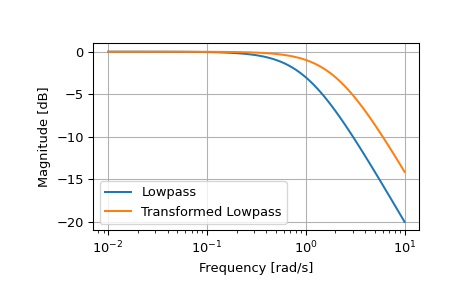

Recreate this plot in Python.
from scipy import signal
import matplotlib.pyplot as plt

lp = signal.lti([1.0], [1.0, 1.0])
lp2 = signal.lti(*signal.lp2lp(lp.num, lp.den, 2))
w, mag_lp, p_lp = lp.bode()
w, mag_lp2, p_lp2 = lp2.bode(w)

plt.plot(w, mag_lp, label='Lowpass')
plt.plot(w, mag_lp2, label='Transformed Lowpass')
plt.semilogx()
plt.grid()
plt.xlabel('Frequency [rad/s]')
plt.ylabel('Magnitude [dB]')
plt.legend()
